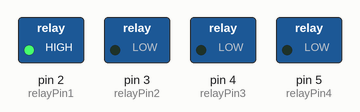
Simulated run of this sketch. Board: Arduino Uno, built with avr-gcc and run on an emulated ATmega328P. On the bench: switched loads named in the sketch (green lamp = pin HIGH).

Above: at 0.15 s.
At 0.95 s:
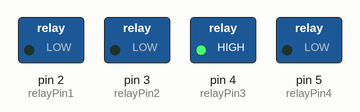
At 1.55 s:
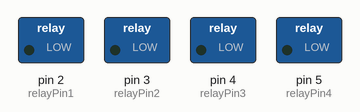
At 2.15 s:
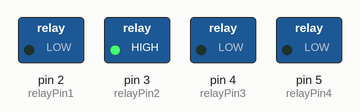
At 2.95 s:
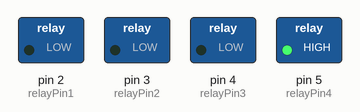
Timing chart, 0 to 3.7 s (numbered marks = the images above):
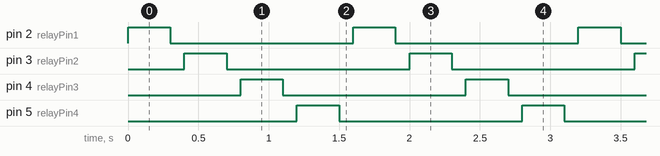

Measured:
- by itself, pin 2 (relayPin1), pin 3 (relayPin2), pin 4 (relayPin3), pin 5 (relayPin4): alternates HIGH for 0.30 s and LOW for 1.3 s
- by itself, everything shown: repeats every 1.6 s, in 8 steps

The sketch:

main.ino
```cpp
const int relayPin1 = 2;
const int relayPin2 = 3;
const int relayPin3 = 4;
const int relayPin4 = 5;

void setup() {
  pinMode(relayPin1, OUTPUT);
  pinMode(relayPin2, OUTPUT);
  pinMode(relayPin3, OUTPUT);
  pinMode(relayPin4, OUTPUT);

}

void loop() {
  digitalWrite(relayPin1, HIGH);
  delay(300);
  digitalWrite(relayPin1, LOW);
  delay(100);
  digitalWrite(relayPin2, HIGH);
  delay(300);
  digitalWrite(relayPin2, LOW);
  delay(100);
  digitalWrite(relayPin3, HIGH);
  delay(300);
  digitalWrite(relayPin3, LOW);
  delay(100);
  digitalWrite(relayPin4, HIGH);
  delay(300);
  digitalWrite(relayPin4, LOW);
  delay(100);
}
```
